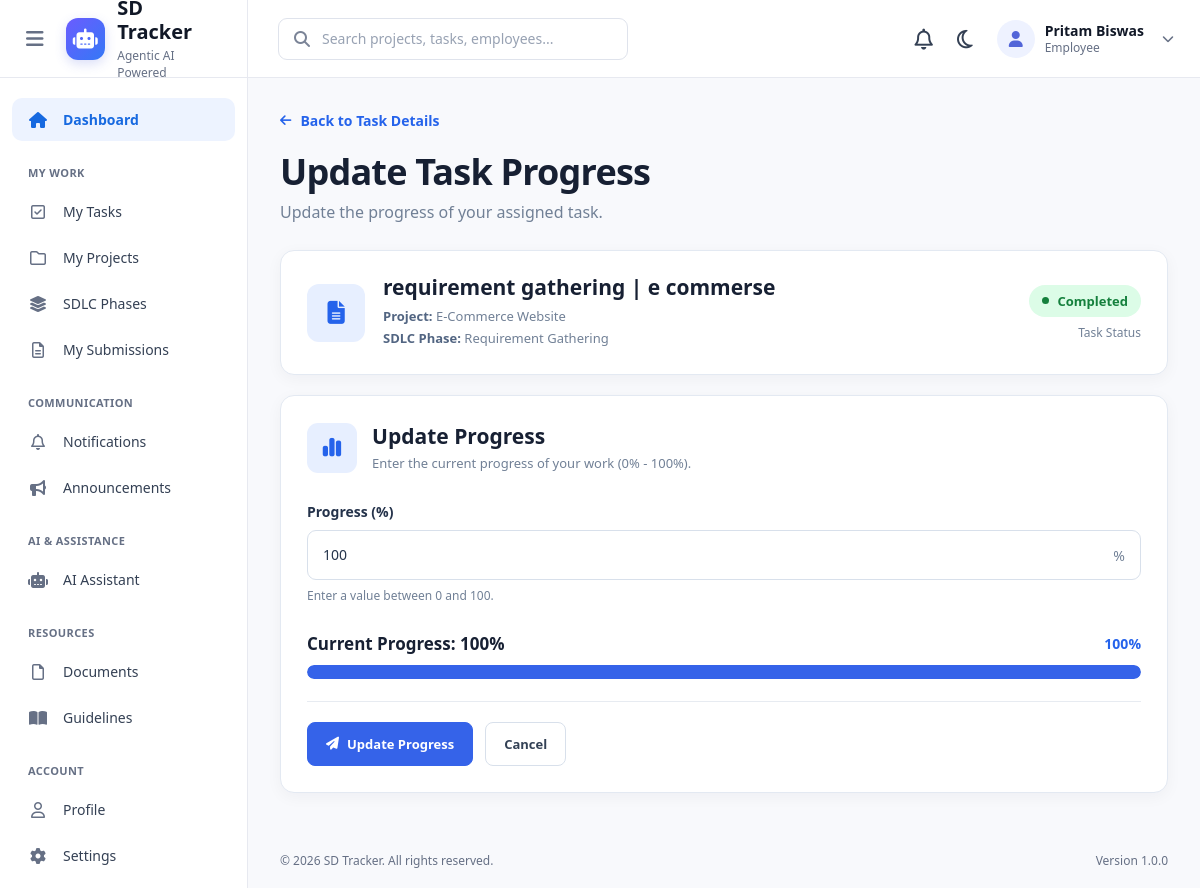
Page /tasks/7/progress/ (signed in) on the committed database.
### accounts/models.py (models this page shows, shortened)
class Profile(models.Model):
    ROLE_CHOICES = (
        ("admin", "Admin"),
        ("manager", "Project Manager"),
        ("employee", "Employee"),
    )
    user = models.OneToOneField(
        User,
        on_delete=models.CASCADE,
        related_name="profile"
    )
    role = models.CharField(
        max_length=20,
        choices=ROLE_CHOICES,
        default="employee"
    )
    image = models.ImageField(
        upload_to="profiles/",
        blank=True,
        null=True
    )

### tasks/models.py (models this page shows, shortened)
class Task(models.Model):
    STATUS_CHOICES = (
        ("todo", "To Do"),
        ("in_progress", "In Progress"),
        ("in_review", "In Review"),
        ("completed", "Completed"),
        ("overdue", "Overdue"),
    )
    PRIORITY_CHOICES = (
        ("low", "Low"),
        ("medium", "Medium"),
        ("high", "High"),
    )
    REVIEW_CHOICES = (
        ("pending", "Pending"),
        ("approved", "Approved"),
        ("changes_requested", "Changes Requested"),
        ("rejected", "Rejected"),
    )
    title = models.CharField(
        max_length=200
    )
    description = models.TextField(
        blank=True
    )
    project = models.ForeignKey(
        Project,
        on_delete=models.CASCADE,
        related_name="tasks"
    )
    phase = models.ForeignKey(
        SDLCPhase,
        on_delete=models.SET_NULL,
        null=True,
        blank=True,
        related_name="tasks"
    )
    assigned_to = models.ForeignKey(
        Employee,
        on_delete=models.SET_NULL,
        null=True,
        blank=True,
        related_name="assigned_tasks"
    )
    deadline = models.DateField()
    priority = models.CharField(
        max_length=20,
        choices=PRIORITY_CHOICES,
        default="medium"
    )
    status = models.CharField(
        max_length=20,
        choices=STATUS_CHOICES,
        default="todo"
    )
    progress = models.PositiveIntegerField(
        default=0,
        validators=[
            MinValueValidator(0),
            MaxValueValidator(100)
        ]
    )
    work_file = models.FileField(
        upload_to="static/media/task_work/",
        blank=True,
        null=True
    )
    submitted_at = models.DateTimeField(
        blank=True,
        null=True
    )
    review_status = models.CharField(
        max_length=30,
        choices=REVIEW_CHOICES,
        default="pending"
    )
    created_at = models.DateTimeField(
        auto_now_add=True
    )
    updated_at = models.DateTimeField(
        auto_now=True
    )

### projects/models.py (models this page shows, shortened)
class Project(models.Model):
    STATUS_CHOICES = (
        ("planning", "Planning"),
        ("active", "Active"),
        ("on_hold", "On Hold"),
        ("completed", "Completed"),
        ("cancelled", "Cancelled"),
    )
    name = models.CharField(
        max_length=200
    )
    description = models.TextField(
        blank=True
    )
    client_name = models.CharField(
        max_length=150
    )
    start_date = models.DateField()
    deadline = models.DateField()
    status = models.CharField(
        max_length=20,
        choices=STATUS_CHOICES,
        default="planning"
    )
    manager = models.ForeignKey(
        Employee,
        on_delete=models.SET_NULL,
        null=True,
        related_name="managed_projects"
    )
    progress = models.PositiveIntegerField(
        default=0,
        validators=[MaxValueValidator(100)]
    )
    teams = models.ManyToManyField(
        Team,
        related_name="projects",
        blank=True
    )

### sdlc/models.py (models this page shows, shortened)
class SDLCPhase(models.Model):
    PHASE_CHOICES = (
        ("requirement", "Requirement Gathering"),
        ("design", "Design"),
        ("development", "Development"),
        ("testing", "Testing"),
        ("deployment", "Deployment"),
        ("maintenance", "Maintenance"),
    )
    STATUS_CHOICES = (
        ("not_started", "Not Started"),
        ("in_progress", "In Progress"),
        ("completed", "Completed"),
        ("on_hold", "On Hold"),
    )
    project = models.ForeignKey(
        Project,
        on_delete=models.CASCADE,
        related_name="phases"
    )
    phase_name = models.CharField(
        max_length=50,
        choices=PHASE_CHOICES
    )
    description = models.TextField(
        blank=True
    )
    start_date = models.DateField(
        null=True,
        blank=True
    )
    deadline = models.DateField(
        null=True,
        blank=True
    )
    status = models.CharField(
        max_length=20,
        choices=STATUS_CHOICES,
        default="not_started"
    )
    progress = models.PositiveIntegerField(
        default=0
    )
    order = models.PositiveIntegerField(
        default=1
    )
    class Meta:
        ordering = ["order"]
        constraints = [
            models.UniqueConstraint(
                fields=["project", "phase_name"],
                name="unique_phase_per_project"
            )
        ]

### tasks/views.py (the view)
# urls.py: path("<int:pk>/progress/",views.task_progress,name="task_progress"),
def task_progress(request, pk):
    task = get_object_or_404(
        Task,
        pk=pk
    )
    if not is_task_employee(request, task):
        return HttpResponseForbidden(
            "You do not have permission to update this task."
        )
    if request.method == "POST":
        form = TaskUpdateForm(
            request.POST,
            instance=task
        )
        if form.is_valid():
            task = form.save(commit=False)
            if task.status == "todo" and task.progress > 0:
                task.status = "in_progress"
            task.save()
            return redirect(
                "task_detail",
                pk=task.pk
            )
    else:
        form = TaskUpdateForm(
            instance=task
        )
    return render(
        request,
        "tasks/task_progress.html",
        {
            "form": form,
            "task": task,
            "title": "Update Progress"
        }
    )

### tasks/templates/tasks/task_progress.html (shortened to what this page needs)
{% extends "base.html" %}
{% load static %}
{% block extra_css %}
<link rel="stylesheet" href="{% static 'css/tasks/task_progress.css' %}">
{% endblock %}
{% block content %}
<div class="task-progress-page">
    <a
        href="{% url 'task_detail' task.id %}"
        class="back-link"
    >
        <i class="fa-solid fa-arrow-left"></i>
        Back to Task Details
    </a>
    <div class="page-header">
        <div>
            <h1>
                Update Task Progress
            </h1>
            <p>
                Update the progress of your assigned task.
            </p>
        </div>
    </div>
    <div class="task-summary-card">
        <div class="task-summary-icon">
            <i class="fa-solid fa-file-lines"></i>
        </div>
        <div class="task-summary-content">
            <h2>
                {{ task.title }}
            </h2>
            <p>
                <strong>Project:</strong>
                {{ task.project.name }}
            </p>
            {% if task.phase %}
                <p>
                    <strong>SDLC Phase:</strong>
                    {{ task.phase.get_phase_name_display }}
                </p>
            {% endif %}
        </div>
        <div class="task-status">
            <span class="status-badge {{ task.status }}">
                <span class="status-dot"></span>
                {{ task.get_status_display }}
            </span>
            <small>
                Task Status
            </small>
        </div>
    </div>
    <div class="progress-form-card">
        <div class="card-header">
            <div class="card-icon">
                <i class="fa-solid fa-chart-simple"></i>
            </div>
            <div>
                <h2>
                    Update Progress
                </h2>
                <p>
                    Enter the current progress of your work (0% - 100%).
                </p>
            </div>
        </div>
        <form method="POST">
            <div class="form-group">
                <label for="{{ form.progress.id_for_label }}">
                    Progress (%)
                </label>
                <div class="progress-input-wrapper">
                    {{ form.progress }}
                    <span class="percentage-symbol">
                    </span>
                </div>
                <small class="help-text">
                    Enter a value between 0 and 100.
                </small>
            </div>
            <div class="current-progress-section">
                <div class="current-progress-header">
                    <h3>
                        Current Progress:
                        {{ task.progress }}%
                    </h3>
                    <span>
                        {{ task.progress }}%
                    </span>
                </div>
                <div class="progress-bar">
                    <div
                        class="progress-fill"
                        style="width: {{ task.progress }}%"
                    ></div>
                </div>
            </div>
            <div class="form-actions">
                <button
                    type="submit"
                    class="btn btn-primary"
                >
                    <i class="fa-solid fa-paper-plane"></i>
                    Update Progress
                </button>
                <a
                    href="{% url 'task_detail' task.id %}"
                    class="btn btn-secondary"
                >
                    Cancel
                </a>
            </div>
        </form>
    </div>
</div>
{% endblock %}

### templates/base.html (shortened to what this page needs)
{% load static %}
<!DOCTYPE html>
<html lang="en">
<head>
    <link rel="stylesheet" href="{% static 'css/style.css' %}">
    <link
        rel="stylesheet"
        href="https://cdnjs.cloudflare.com/ajax/libs/font-awesome/6.5.2/css/all.min.css"
    >
    {% block extra_css %}{% endblock %}
</head>
<body>
<header class="top-navbar">
    <div class="navbar-left">
        <button
            type="button"
            class="sidebar-toggle"
            id="sidebarToggle"
        >
            <i class="fa-solid fa-bars"></i>
        </button>
        <a href="#" class="logo-section">
            <div class="logo">
                <i class="fa-solid fa-robot"></i>
            </div>
            <div class="logo-text">
                <h2>SD Tracker</h2>
                <span>
                    Agentic AI Powered
                </span>
            </div>
        </a>
    </div>
    <div class="navbar-search">
        <i class="fa-solid fa-magnifying-glass"></i>
        <input
            type="text"
            placeholder="Search projects, tasks, employees..."
        >
    </div>
    <div class="navbar-right">
        <a href="#" class="notification-icon">
            <i class="fa-regular fa-bell"></i>
        </a>
        <button
            type="button"
            class="theme-button"
            id="themeToggle"
        >
            <i class="fa-regular fa-moon"></i>
        </button>
        <div class="user-menu">
            <div class="user-avatar">
                {% if request.user.is_authenticated %}
                    {% if request.user.profile.image %}
                        <img
                            src="{{ request.user.profile.image.url }}"
                            alt="Profile"
                        >
                    {% else %}
                        <i class="fa-solid fa-user"></i>
                    {% endif %}
                {% else %}
                    <i class="fa-solid fa-user"></i>
                {% endif %}
            </div>
            <div class="user-details">
                {% if request.user.is_authenticated %}
                    <strong>
                        {{ request.user.get_full_name|default:request.user.username }}
                    </strong>
                    <span>
                        {{ request.user.profile.get_role_display|default:"User" }}
                    </span>
                {% endif %}
            </div>
            <i class="fa-solid fa-chevron-down user-arrow"></i>
        </div>
    </div>
</header>
<div class="app-layout">
    <aside class="sidebar" id="sidebar">
        <a
            href="{% url 'dashboard' %}"
            class="sidebar-link active"
        >
            <i class="fa-solid fa-house"></i>
            <span>
                Dashboard
            </span>
        </a>
        {% if request.user.is_authenticated and request.user.profile.role == "employee" %}
            <div class="sidebar-heading">
                MY WORK
            </div>
            <a href="{% url 'my_tasks' %}" class="sidebar-link">
                <i class="fa-regular fa-square-check"></i>
                <span>
                    My Tasks
                </span>
            </a>
            <a href="#" class="sidebar-link">
                <i class="fa-regular fa-folder"></i>
                <span>
                    My Projects
                </span>
            </a>
            <a href="#" class="sidebar-link">
                <i class="fa-solid fa-layer-group"></i>
                <span>
                    SDLC Phases
                </span>
            </a>
            <a href="#" class="sidebar-link">
                <i class="fa-regular fa-file-lines"></i>
                <span>
                    My Submissions
                </span>
            </a>
            <div class="sidebar-heading">
                COMMUNICATION
            </div>
            <a href="#" class="sidebar-link">
                <i class="fa-regular fa-bell"></i>
                <span>
                    Notifications
                </span>
            </a>
            <a href="#" class="sidebar-link">
                <i class="fa-solid fa-bullhorn"></i>
                <span>
                    Announcements
                </span>
            </a>
            <div class="sidebar-heading">
                AI & ASSISTANCE
            </div>
            <a href="#" class="sidebar-link">
                <i class="fa-solid fa-robot"></i>
                <span>
                    AI Assistant
                </span>
            </a>
            <div class="sidebar-heading">
                RESOURCES
            </div>
            <a href="#" class="sidebar-link">
                <i class="fa-regular fa-file"></i>
                <span>
                    Documents
                </span>
            </a>
            <a href="#" class="sidebar-link">
                <i class="fa-solid fa-book-open"></i>
                <span>
                    Guidelines
                </span>
            </a>
            <div class="sidebar-heading">
                ACCOUNT
            </div>
            <a href="#" class="sidebar-link">
                <i class="fa-regular fa-user"></i>
                <span>
                    Profile
                </span>
            </a>
            <a href="#" class="sidebar-link">
                <i class="fa-solid fa-gear"></i>
                <span>
                    Settings
                </span>
            </a>
        {% endif %}
    </aside>
    <main class="main-content">
        {% block content %}{% endblock %}
    </main>
</div>
<footer class="footer">
    <p>
        © {% now "Y" %} SD Tracker. All rights reserved.
    </p>
    <span>
        Version 1.0.0
    </span>
</footer>
</body>
</html>

### rows in the picture
Task: title "requirement gathering | e commerse", project.name "E-Commerce Website", phase.phase_name "Requirement Gathering", status "Completed", progress "100"

### other values in the picture
{{ request.user.get_full_name|default:request.user.username }} "Pritam Biswas"
{{ request.user.profile.get_role_display|default:"User" }} "Employee"
